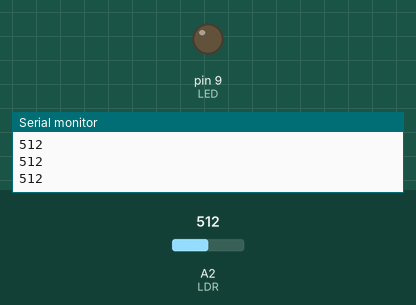
Recording of a sketch running on a simulated Arduino Uno, built with avr-gcc and run on an emulated ATmega328P. On the bench: output pins drawn as LEDs (lit = HIGH), the last lines printed to the serial monitor. Inputs (shaded band) come from the test bench; at power-on: A2 (LDR) = 512.

Above: at 1.2 s.
1.3 s: A2 (LDR) set to 263
2.8 s: A2 (LDR) set to 234
At 3.6 s:
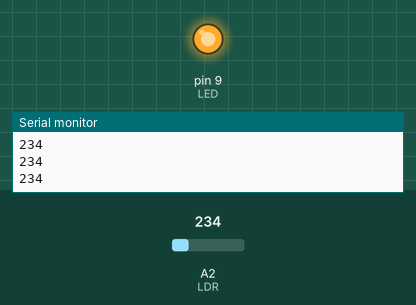
4.3 s: A2 (LDR) set to 260
At 4.6 s:
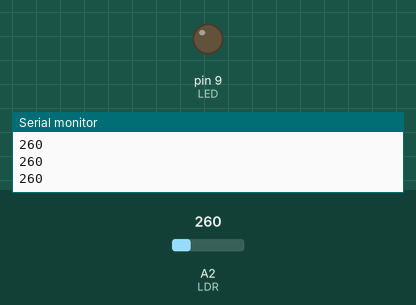
5.8 s: A2 (LDR) set to 240
At 7.1 s:
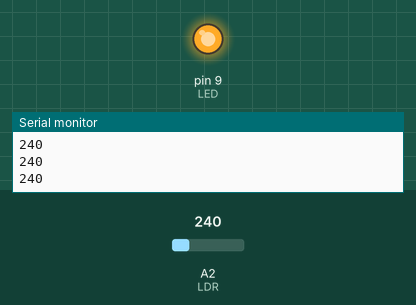
Timing chart, 0 to 8.3 s (numbered marks = the images above; inputs shaded):
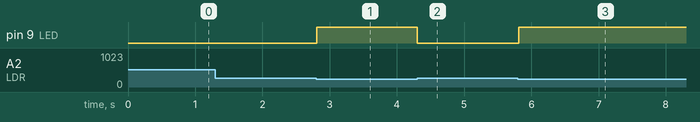

The sketch:

onLedWithLDR.ino
```cpp
const int LDR = A2;
const int LED = 9;

void setup() {
  pinMode(LDR, INPUT);
  pinMode(LED, OUTPUT);
  Serial.begin(9600);
}

void loop() {
  int valor = analogRead(LDR);
  Serial.println(valor);
  if(valor < 250){
    digitalWrite(LED, HIGH);
  }else{
    digitalWrite(LED, LOW);
  }
}
```

Measured:
- the behaviour switches between 250 and 249 on A2 (LDR) (found by bisection; images 0 and 1)
- after the input at 2.8 s, pin 9 (LED): LOW → HIGH at once
- after the input at 4.3 s, pin 9 (LED): HIGH → LOW at once
- after the input at 5.8 s, pin 9 (LED): LOW → HIGH at once
